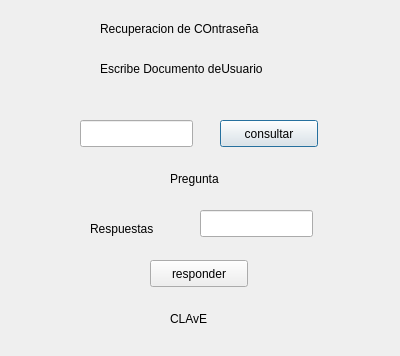
<?xml version="1.0" encoding="UTF-8"?>
<ui version="4.0">
 <class>Dialog</class>
 <widget class="QDialog" name="Dialog">
  <property name="geometry">
   <rect>
    <x>0</x>
    <y>0</y>
    <width>400</width>
    <height>356</height>
   </rect>
  </property>
  <property name="windowTitle">
   <string>Dialog</string>
  </property>
  <widget class="QLabel" name="label">
   <property name="geometry">
    <rect>
     <x>100</x>
     <y>60</y>
     <width>201</width>
     <height>17</height>
    </rect>
   </property>
   <property name="text">
    <string>Escribe Documento deUsuario</string>
   </property>
  </widget>
  <widget class="QLineEdit" name="txtDocumento">
   <property name="geometry">
    <rect>
     <x>80</x>
     <y>120</y>
     <width>113</width>
     <height>27</height>
    </rect>
   </property>
  </widget>
  <widget class="QLineEdit" name="txtRespuesta">
   <property name="geometry">
    <rect>
     <x>200</x>
     <y>210</y>
     <width>113</width>
     <height>27</height>
    </rect>
   </property>
  </widget>
  <widget class="QLabel" name="label_2">
   <property name="geometry">
    <rect>
     <x>170</x>
     <y>170</y>
     <width>66</width>
     <height>17</height>
    </rect>
   </property>
   <property name="text">
    <string>Pregunta</string>
   </property>
  </widget>
  <widget class="QLabel" name="label_3">
   <property name="geometry">
    <rect>
     <x>170</x>
     <y>310</y>
     <width>66</width>
     <height>17</height>
    </rect>
   </property>
   <property name="text">
    <string>CLAvE</string>
   </property>
  </widget>
  <widget class="QPushButton" name="btnConsultar">
   <property name="geometry">
    <rect>
     <x>220</x>
     <y>120</y>
     <width>98</width>
     <height>27</height>
    </rect>
   </property>
   <property name="text">
    <string>consultar</string>
   </property>
  </widget>
  <widget class="QLabel" name="label_4">
   <property name="geometry">
    <rect>
     <x>90</x>
     <y>220</y>
     <width>71</width>
     <height>17</height>
    </rect>
   </property>
   <property name="text">
    <string>Respuestas</string>
   </property>
  </widget>
  <widget class="QPushButton" name="btnComparar">
   <property name="geometry">
    <rect>
     <x>150</x>
     <y>260</y>
     <width>98</width>
     <height>27</height>
    </rect>
   </property>
   <property name="text">
    <string>responder</string>
   </property>
  </widget>
  <widget class="QLabel" name="label_5">
   <property name="geometry">
    <rect>
     <x>100</x>
     <y>20</y>
     <width>201</width>
     <height>17</height>
    </rect>
   </property>
   <property name="text">
    <string>Recuperacion de COntraseña</string>
   </property>
  </widget>
 </widget>
 <resources/>
 <connections/>
</ui>
